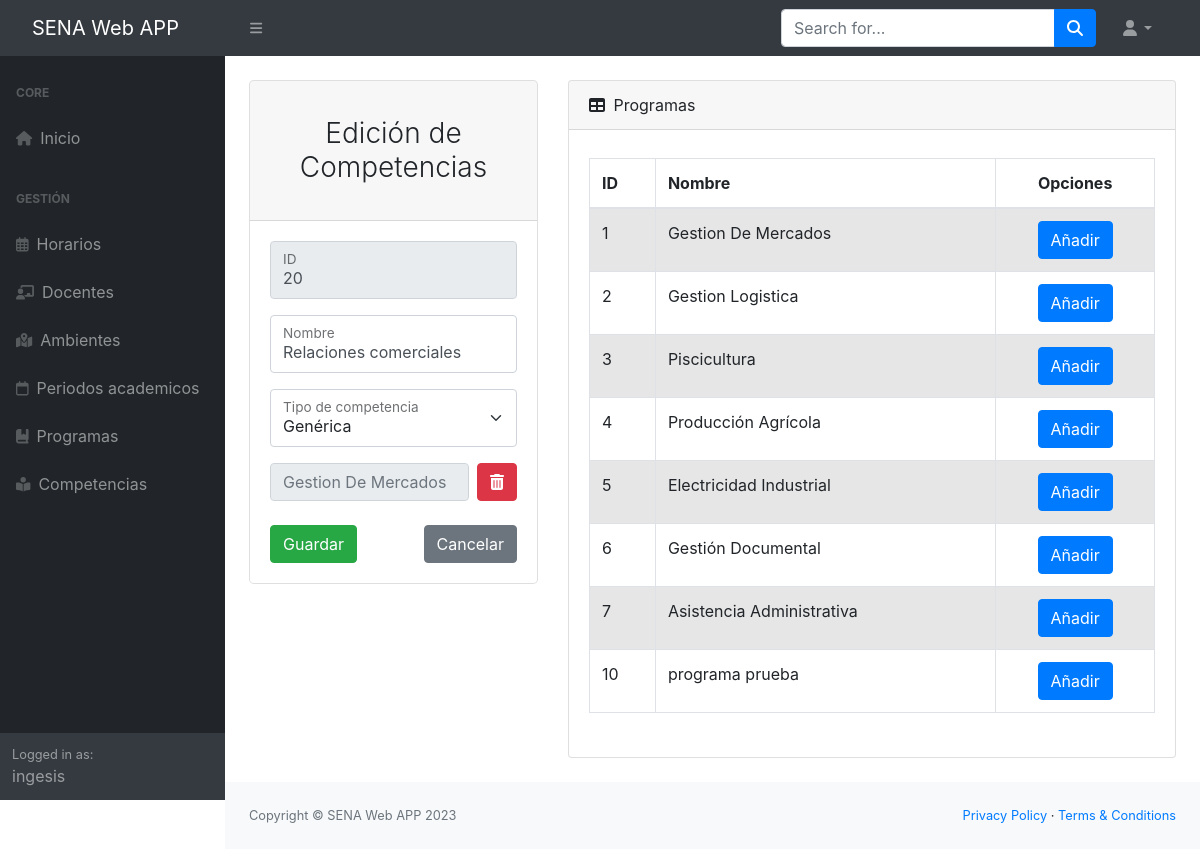
Page /app/gestionCompetencias/editarCompetencia/20 (signed in) on the committed database.
### Aplicaciones/Academico/models.py (models this page shows, shortened)
class Competencia(models.Model):
    nombre = models.CharField(max_length=100)
    tipo_competencia = models.CharField(
        max_length=1, choices=tipoCompetencia, default='G')
    programa = models.ForeignKey(
        Programa, null=True, blank=True, on_delete=models.CASCADE)
    class Meta:
        verbose_name = 'Competencia'
        verbose_name_plural = 'Competencias'
        db_table = 'competencia'

class Programa(models.Model):
    nombre = models.CharField(max_length=50)
    class Meta:
        verbose_name = 'Programa'
        verbose_name_plural = 'Programas'
        db_table = 'programa'

### Aplicaciones/Academico/views.py (the view)
# urls.py: path('gestionCompetencias/editarCompetencia/<id>', login_required(views.editarCompetencia)),
def editarCompetencia(request, id):
    competencia = Competencia.objects.get(id=id)
    programasListados = Programa.objects.all()
    return render(request, "edicion-competencia.html", {'competencia': competencia, "programas": programasListados})

### Aplicaciones/Academico/templates/edicion-competencia.html (shortened to what this page needs)
{% extends "./base.html" %}  {% block body %}
<div class="container-fluid px-4">
    <div class="row">
        <div class="col-sm-12 col-md-6 col-lg-4 col-xl-4 mt-4">
            <div class="card border-1 rounded-lg">
                <div class="card-header">
                    <h3 class="text-center font-weight-light my-4">
                        Edición de Competencias
                    </h3>
                </div>
                <div class="card-body">
                    <form
                        action="/app/gestionCompetencias/edicionCompetencia/"
                        method="POST"
                    >
                        <div class="form-floating mb-3">
                            <input
                                value="{{competencia.id}}"
                                class="form-control"
                                id="txtID"
                                name="txtID"
                                type="text"
                                placeholder="Codigo"
                                readonly
                                required
                            />
                            <label for="txtID">ID</label>
                        </div>
                        <div class="form-floating mb-3">
                            <input
                                value="{{competencia.nombre}}"
                                class="form-control"
                                id="txtNombre"
                                name="txtNombre"
                                type="text"
                                placeholder="Nombre"
                                maxlength="50"
                                required
                            />
                            <label for="txtNombre">Nombre</label>
                        </div>
                        <div class="form-floating mb-3">
                            <select
                                class="form-select"
                                id="tipoCompetencia"
                                name="tipoCompetencia"
                                aria-label="Floating label select example"
                            >
                                {% if competencia.tipo_competencia == "G" %}
                                <option value="G" selected>Genérica</option>
                                {% else %}
                                <option value="G">Genérica</option>
                                <option value="E" selected>Específica</option>
                                {% endif %}
                            </select>
                            <label for="tipoCompetencia">
                            </label>
                        </div>
                        <div class="form-floating mb-3">
                            <div class="d-flex gap-2">
                                <input
                                    class="form-control"
                                    readonly
                                    id="programas-l2"
                                    name="programas-l2"
                                    placeholder="{{competencia.programa.nombre}}"
                                />
                                <a class="btn btn-danger remove-btn">
                                    <i class="fa-solid fa-trash-can"></i>
                                </a>
                            </div>
                        </div>
                        <div
                            class="d-flex align-items-center justify-content-between mt-4 mb-0"
                        >
                            <button
                                type="submit"
                                class="btn btn-success text-white"
                            >
                                Guardar
                            </button>
                            <a
                                class="btn btn-secondary"
                                href="/app/gestionCompetencias/"
                            >
                                Cancelar
                            </a>
                        </div>
                    </form>
                </div>
            </div>
        </div>
        <div class="col-sm-12 col-md-6 col-lg-8 col-xl-8 mt-4">
            <div class="card mb-4">
                <div class="card-header">
                    <i class="fas fa-table me-1"></i>
                    Programas
                </div>
                <div class="card-body">
                    <div class="table-responsive py-2">
                        <table
                            class="table table-striped table-hover table-bordered"
                        >
                            <thead class="">
                                <tr>
                                    <th class="text-left" scope="col">ID</th>
                                    <th class="text-left" scope="col">
                                        Nombre
                                    </th>
                                    <th colspan="2" class="text-center">
                                        Opciones
                                    </th>
                                </tr>
                            </thead>
                            <tbody>
                                {% for p in programas %}
                                <tr>
                                    <td class="text-left pid" scope="row">
                                        {{p.id}}
                                    </td>
                                    <td class="text-left pnombre">{{p.nombre}}</td>
                                    <td>
                                        <div
                                            class="d-flex gap-2 justify-content-center"
                                        >
                                            <button
                                                href="#"
                                                class="btn btn-primary add-btn"
                                                data-id="{{p.id}}"
                                            >
                                                Añadir
                                            </button>
                                        </div>
                                    </td>
                                </tr>
                                {% endfor %}
                            </tbody>
                        </table>
                    </div>
                </div>
            </div>
        </div>
    </div>
</div>
{% endblock %}

### Aplicaciones/Academico/templates/base.html (shortened to what this page needs)
<!DOCTYPE html>
<html lang="en">
    <head>
        {% load static %}
        <link rel="stylesheet" href="{% static '/css/style.css' %}" />
        <link
            rel="stylesheet"
            href="https://cdn.jsdelivr.net/npm/bootstrap@4.5.3/dist/css/bootstrap.min.css"
        />
        <link
            rel="stylesheet"
            href="https://cdnjs.cloudflare.com/ajax/libs/bootstrap-datepicker/1.9.0/css/bootstrap-datepicker.min.css"
        />
        <link
            rel="stylesheet"
            href="https://cdnjs.cloudflare.com/ajax/libs/font-awesome/4.7.0/css/font-awesome.min.css"
        />
    </head>
    <body class="sb-nav-fixed">
        <nav class="sb-topnav navbar navbar-expand navbar-dark bg-dark">
            <a class="navbar-brand ps-3" href="/">SENA Web APP</a>
            <button
                class="btn btn-link btn-sm order-1 order-lg-0 me-4 me-lg-0"
                id="sidebarToggle"
                href="#!"
            >
                <i class="fas fa-bars"></i>
            </button>
            <form
                class="d-none d-md-inline-block form-inline ms-auto me-0 me-md-3 my-2 my-md-0"
            >
                <div class="input-group">
                    <input
                        class="form-control"
                        type="text"
                        placeholder="Search for..."
                        aria-label="Search for..."
                        aria-describedby="btnNavbarSearch"
                    />
                    <button
                        class="btn btn-primary"
                        id="btnNavbarSearch"
                        type="button"
                    >
                        <i class="fas fa-search"></i>
                    </button>
                </div>
            </form>
            <ul class="navbar-nav ms-auto ms-md-0 me-3 me-lg-4">
                <li class="nav-item dropdown">
                    <a
                        class="nav-link dropdown-toggle"
                        id="navbarDropdown"
                        href="#"
                        role="button"
                        data-bs-toggle="dropdown"
                        aria-expanded="false"
                        ><i class="fas fa-user fa-fw"></i
                    ></a>
                </li>
            </ul>
        </nav>
        <div id="layoutSidenav">
            <div id="layoutSidenav_nav">
                <nav
                    class="sb-sidenav accordion sb-sidenav-dark"
                    id="sidenavAccordion"
                >
                    <div class="sb-sidenav-menu">
                        <div class="nav">
                            <div class="sb-sidenav-menu-heading">Core</div>
                            <a class="nav-link" href="/">
                                <div class="sb-nav-link-icon">
                                    <i class="fa-solid fa-house"></i>
                                </div>
                                Inicio
                            </a>
                            <div class="sb-sidenav-menu-heading">Gestión</div>
                            <a class="nav-link" href="/app/gestionHorarios/">
                                <div class="sb-nav-link-icon">
                                    <i class="fa-regular fa-calendar-days"></i>
                                </div>
                                Horarios
                            </a>
                            <a class="nav-link" href="/app/gestionDocentes/">
                                <div class="sb-nav-link-icon">
                                    <i class="fa-solid fa-chalkboard-user"></i>
                                </div>
                                Docentes
                            </a>
                            <a class="nav-link" href="/app/gestionAmbientes/">
                                <div class="sb-nav-link-icon">
                                    <i class="fa-solid fa-map-location-dot"></i>
                                </div>
                                Ambientes
                            </a>
                            <a class="nav-link" href="/app/gestionPeriodos/">
                                <div class="sb-nav-link-icon">
                                    <i class="fa-regular fa-calendar"></i>
                                </div>
                                Periodos academicos
                            </a>
                            <a class="nav-link" href="/app/gestionProgramas/">
                                <div class="sb-nav-link-icon">
                                    <i class="fa-solid fa-book-bookmark"></i>
                                </div>
                                Programas
                            </a>
                            <a
                                class="nav-link"
                                href="/app/gestionCompetencias/"
                            >
                                <div class="sb-nav-link-icon">
                                    <i class="fa-solid fa-book-open-reader"></i>
                                </div>
                                Competencias
                            </a>
                        </div>
                    </div>
                    <div class="sb-sidenav-footer">
                        <div class="small">Logged in as:</div>
                        {{user.username}}
                    </div>
                </nav>
            </div>
            <div id="layoutSidenav_content">
                <main>{% block body %} {% endblock %}</main>
                <footer class="py-4 bg-light mt-auto">
                    <div class="container-fluid px-4">
                        <div
                            class="d-flex align-items-center justify-content-between small"
                        >
                            <div class="text-muted">
                                Copyright &copy; SENA Web APP 2023
                            </div>
                            <div>
                                <a href="#">Privacy Policy</a>
                                &middot;
                                <a href="#">Terms &amp; Conditions</a>
                            </div>
                        </div>
                    </div>
                </footer>
            </div>
        </div>
    </body>
</html>

### rows in the picture
Competencia: txtID "20", txtNombre "Relaciones comerciales", tipoCompetencia "Genérica", programas-l2 "Gestion De Mercados"
Programa: id "1", nombre "Gestion De Mercados"
Programa: id "2", nombre "Gestion Logistica"
Programa: id "3", nombre "Piscicultura"
Programa: id "4", nombre "Producción Agrícola"
Programa: id "5", nombre "Electricidad Industrial"
Programa: id "6", nombre "Gestión Documental"
Programa: id "7", nombre "Asistencia Administrativa"
Programa: id "10", nombre "programa prueba"

### other values in the picture
{{ user.username }} "ingesis"
